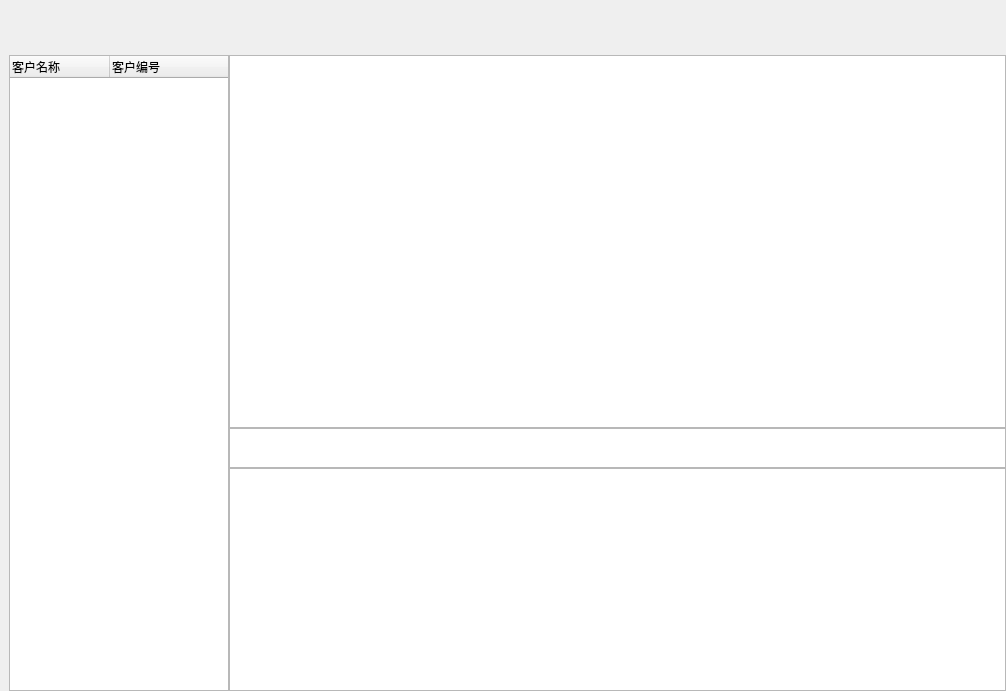
<?xml version="1.0" encoding="UTF-8"?>
<ui version="4.0">
 <class>ContractWidget</class>
 <widget class="QWidget" name="ContractWidget">
  <property name="geometry">
   <rect>
    <x>0</x>
    <y>0</y>
    <width>1006</width>
    <height>691</height>
   </rect>
  </property>
  <property name="windowTitle">
   <string>Form</string>
  </property>
  <layout class="QVBoxLayout" name="mainVerticalLayout">
   <property name="spacing">
    <number>0</number>
   </property>
   <property name="leftMargin">
    <number>0</number>
   </property>
   <property name="topMargin">
    <number>0</number>
   </property>
   <property name="rightMargin">
    <number>0</number>
   </property>
   <property name="bottomMargin">
    <number>0</number>
   </property>
   <item>
    <widget class="QWidget" name="toolBarWidget" native="true">
     <property name="minimumSize">
      <size>
       <width>0</width>
       <height>55</height>
      </size>
     </property>
     <property name="maximumSize">
      <size>
       <width>16777215</width>
       <height>55</height>
      </size>
     </property>
     <layout class="QHBoxLayout" name="toolBarHorizonLayout">
      <property name="spacing">
       <number>0</number>
      </property>
      <property name="leftMargin">
       <number>0</number>
      </property>
      <property name="topMargin">
       <number>0</number>
      </property>
      <property name="rightMargin">
       <number>0</number>
      </property>
      <property name="bottomMargin">
       <number>0</number>
      </property>
     </layout>
    </widget>
   </item>
   <item>
    <widget class="QWidget" name="formWidget" native="true">
     <layout class="QHBoxLayout" name="horizontalLayout">
      <property name="spacing">
       <number>0</number>
      </property>
      <property name="leftMargin">
       <number>9</number>
      </property>
      <property name="topMargin">
       <number>0</number>
      </property>
      <property name="rightMargin">
       <number>0</number>
      </property>
      <property name="bottomMargin">
       <number>0</number>
      </property>
      <item>
       <widget class="QTreeWidget" name="clientTreeWidget">
        <property name="minimumSize">
         <size>
          <width>220</width>
          <height>0</height>
         </size>
        </property>
        <property name="maximumSize">
         <size>
          <width>220</width>
          <height>16777215</height>
         </size>
        </property>
        <column>
         <property name="text">
          <string>客户名称</string>
         </property>
        </column>
        <column>
         <property name="text">
          <string>客户编号</string>
         </property>
        </column>
       </widget>
      </item>
      <item>
       <widget class="QWidget" name="contractWidget" native="true">
        <layout class="QVBoxLayout" name="contractVerticalLayout" stretch="5,0,3">
         <property name="spacing">
          <number>0</number>
         </property>
         <property name="leftMargin">
          <number>0</number>
         </property>
         <property name="topMargin">
          <number>0</number>
         </property>
         <property name="rightMargin">
          <number>0</number>
         </property>
         <property name="bottomMargin">
          <number>0</number>
         </property>
         <item>
          <widget class="QTableView" name="contractTableView"/>
         </item>
         <item>
          <widget class="QTableView" name="sumTableView">
           <property name="maximumSize">
            <size>
             <width>16777215</width>
             <height>40</height>
            </size>
           </property>
          </widget>
         </item>
         <item>
          <widget class="QTableView" name="priceTableView"/>
         </item>
        </layout>
       </widget>
      </item>
     </layout>
    </widget>
   </item>
  </layout>
 </widget>
 <resources/>
 <connections/>
</ui>
